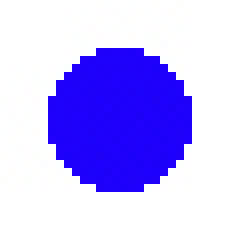
#> input picture isy-02/images/hog_test/circle.jpg, 30 x 30 px (shown 8 times larger); its folder holds only this picture in this run
$ python 02_simple_hog.py   (older library calls are emulated)
#> lines starting #> are read from the running program, lines starting #| are printed output that depends on the picture; after the words box and inside, x2 and y2 are one past the last pixel; in counts of white or black regions, pixels touching at a corner belong together
#> further down, img is the input picture: shape (30, 30, 3); mean B, G, R 253.7, 182.5, 190.9
import numpy as np
import cv2
import math
import matplotlib
import glob
import math

matplotlib.use('TkAgg')
import matplotlib.pyplot as plt


###############################################################
#
# Write your own descriptor / Histogram of Oriented Gradients
#
###############################################################


def plot_histogram(hist, bins,filename):
    width = 0.7 * (bins[1] - bins[0])
    center = (bins[:-1] + bins[1:]) / 2

    plt.bar(center, hist, align='center', width=width)
    plt.show()


def compute_simple_hog(imgcolor, keypoints,filename):
    # convert color to gray image and extract feature in gray
#> called with filename = './images/hog_test/circle.jpg'
    imggray = cv2.cvtColor(imgcolor, cv2.COLOR_BGR2GRAY)
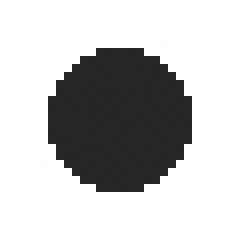
#> imggray: shape (30, 30) (shown 8 times larger); min 37, max 255, mean 193.1

    imggray = np.float32(imggray) / 255.0

    # compute x and y gradients (sobel kernel size 5)
    xSobel = cv2.Sobel(imggray, cv2.CV_64F, 1, 0, ksize=5)
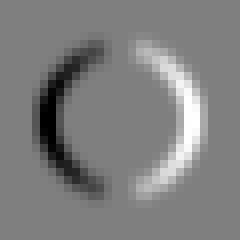
#> xSobel: shape (30, 30) float64 (shown 8 times larger); min -40.86, max 40.91, mean 0; drawn with min black and max white
    ySobel = cv2.Sobel(imggray, cv2.CV_64F, 0, 1, ksize=5)
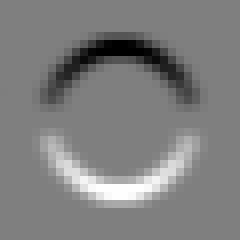
#> ySobel: shape (30, 30) float64 (shown 8 times larger); min -40.85, max 40.91, mean 0; drawn with min black and max white

    # compute magnitude and angle of the gradients
    # magnitudes, angles = cv2.cartToPolar(xSobel, ySobel, angleInDegrees=False)
    magnitudes = cv2.magnitude(xSobel,ySobel)
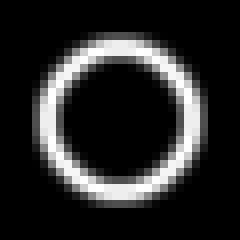
#> magnitudes: shape (30, 30) float64 (shown 8 times larger); min 0, max 43.66, mean 6.9; drawn with min black and max white
    angles = cv2.phase(xSobel,ySobel,angleInDegrees=False)
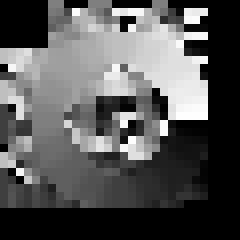
#> angles: shape (30, 30) float64 (shown 8 times larger); min 0, max 6.28, mean 2.12; drawn with min black and max white
    # print(magnitudes, angles)

    # go through all keypoints and and compute feature vector
    descr = np.zeros((len(keypoints), 8), np.float32)
    count = 0
    for kp in keypoints:
        x0, y0 = kp.pt
        x0 = int(x0)
        y0 = int(y0)
        offset = int(kp.size / 2)
        # extract angle in keypoint sub window
        kp_angles = angles[x0 - offset:x0 + offset + 1, y0 - offset:y0 + offset + 1]
        # extract gradient magnitude in keypoint subwindow
        kp_magnitudes = magnitudes[x0 - offset:x0 + offset + 1, y0 - offset:y0 + offset + 1]

        # create histogram of angle in subwindow BUT only where magnitude of gradients is non zero! Why? Find an
        # answer to that question use np.histogram
        usefull_kp_angles = [angle for (angle, magnitude) in zip(kp_angles.flatten(), kp_magnitudes.flatten()) if
                             magnitude != 0]
        (hist, bins) = np.histogram(usefull_kp_angles, bins=8, range=(0.0, 2*math.pi),density=True)

        plot_histogram(hist, bins,filename)

        descr[count] = hist

        count += 1
#> this loop made 1 pass
#> (hist, bins, width in plot_histogram, center in plot_histogram) on pass 1: ([0.263, 0.168, 0.105, 0.168, 0.2, 0.105, 0.105, 0.158], [0, 0.785, 1.57, 2.36, 3.14, 3.93, 4.71, 5.5, 6.28], 0.55, [0.393, 1.18, 1.96, 2.75, 3.53, 4.32, 5.11, 5.89])
#> pass 1, in plot_histogram, `plt.show()`:
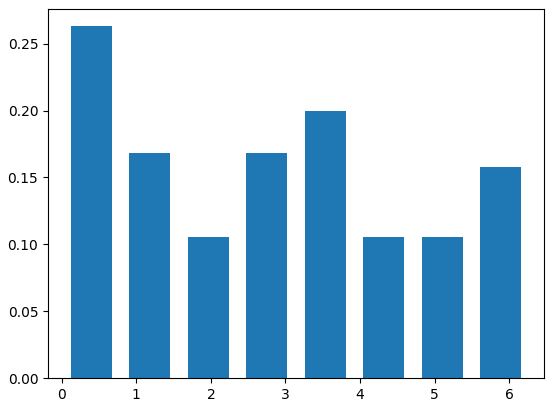
#> figure drawn by matplotlib, 1 panel; tallest bar 0.263 high, from x = 0.118 to 0.668
#> after the loop, count = 1
    return descr

keypoints = [cv2.KeyPoint(15, 15, 11)]

# test for all test images
res = []
filenames = glob.glob('./images/hog_test/*.jpg')
for filename in filenames:
    img = cv2.imread(filename)
    res.append(compute_simple_hog(img, keypoints,filename))
cv2.destroyAllWindows()

$ run again, on isy-02/images/hog_test/diag.jpg
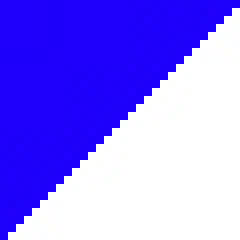
#> input picture isy-02/images/hog_test/diag.jpg, 30 x 30 px (shown 8 times larger)
#> img is the input picture: shape (30, 30, 3); mean B, G, R 252.9, 123.3, 138.9
#> in compute_simple_hog, `angles = cv2.phase(xSobel,ySobel,angleInDegrees=False)`:
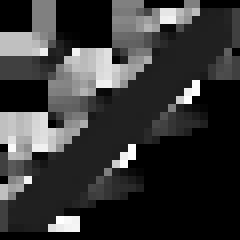
#> angles: shape (30, 30) float64 (shown 8 times larger); min 0, max 6.24, mean 1.34; drawn with min black and max white
#> the loop in compute_simple_hog, `for kp in keypoints:` made 1 pass
#> (bins, width in plot_histogram, center in plot_histogram) on pass 1: ([0, 0.785, 1.57, 2.36, 3.14, 3.93, 4.71, 5.5, 6.28], 0.55, [0.393, 1.18, 1.96, 2.75, 3.53, 4.32, 5.11, 5.89])
#> pass 1, in plot_histogram, `plt.show()`:
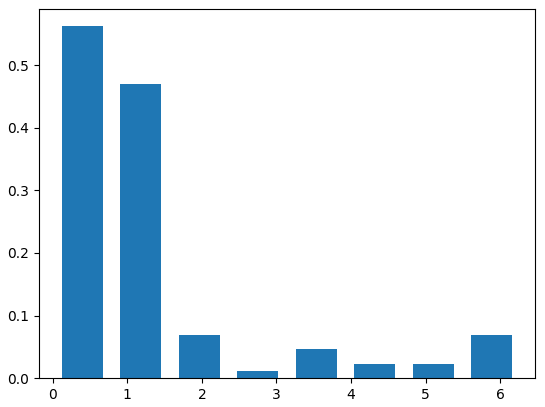
#> figure drawn by matplotlib, 1 panel; tallest bar 0.562 high, from x = 0.118 to 0.668
#> after the loop in compute_simple_hog, `for kp in keypoints:`: count = 1

$ run again, on isy-02/images/hog_test/horiz.jpg
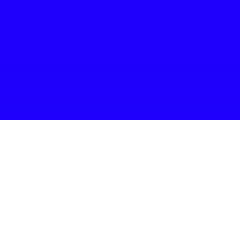
#> input picture isy-02/images/hog_test/horiz.jpg, 30 x 30 px (shown 8 times larger)
#> img is the input picture: shape (30, 30, 3); mean B, G, R 253.3, 127.6, 142.9
#> in compute_simple_hog, `imggray = cv2.cvtColor(imgcolor, cv2.COLOR_BGR2GRAY)`:
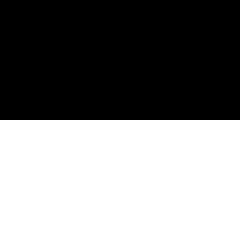
#> imggray: shape (30, 30) (shown 8 times larger); values 38 (black) and 255 (white), 50% white; 1 white region, box (x1, y1, x2, y2) and area: (0, 15, 30, 30) 450
#> xSobel: shape (30, 30) float64; every value is 0
#> angles: shape (30, 30) float64; values 0 (black) and 1.57 (white), 13.3% white; 1 white region, box (x1, y1, x2, y2) and area: (0, 13, 30, 17) 120
#> the loop in compute_simple_hog, `for kp in keypoints:` made 1 pass
#> (hist, bins, width in plot_histogram, center in plot_histogram) on pass 1: ([0, 0, 1.27, 0, 0, 0, 0, 0], [0, 0.785, 1.57, 2.36, 3.14, 3.93, 4.71, 5.5, 6.28], 0.55, [0.393, 1.18, 1.96, 2.75, 3.53, 4.32, 5.11, 5.89])
#> pass 1, in plot_histogram, `plt.show()`:
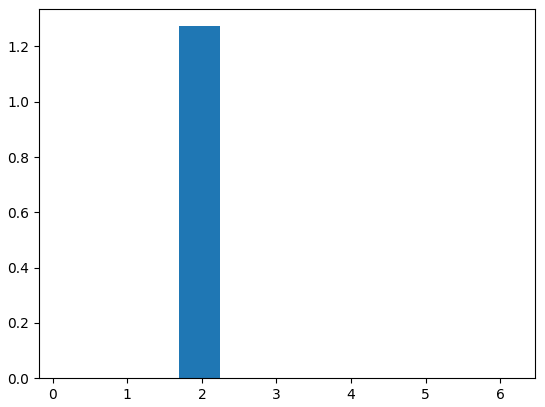
#> figure drawn by matplotlib, 1 panel; tallest bar 1.27 high, from x = 1.69 to 2.24
#> after the loop in compute_simple_hog, `for kp in keypoints:`: count = 1

$ run again, on isy-02/images/hog_test/vert.jpg
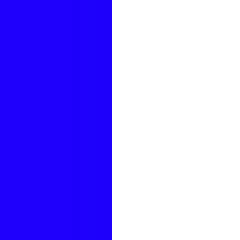
#> input picture isy-02/images/hog_test/vert.jpg, 30 x 30 px (shown 8 times larger)
#> img is the input picture: shape (30, 30, 3); mean B, G, R 253.4, 136, 150.3
#> ySobel: shape (30, 30) float64; every value is 0
#> in compute_simple_hog, `angles = cv2.phase(xSobel,ySobel,angleInDegrees=False)`:
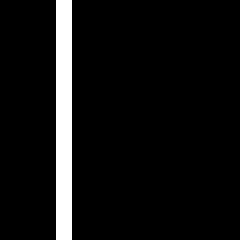
#> angles: shape (30, 30) float64 (shown 8 times larger); values 0 (black) and 3.14 (white), 6.7% white in thin lines or dots, all inside (x1, y1, x2, y2) = (7, 0, 9, 30)
#> the loop in compute_simple_hog, `for kp in keypoints:` made 1 pass
#> (hist, bins, width in plot_histogram, center in plot_histogram) on pass 1: ([1.27, 0, 0, 0, 0, 0, 0, 0], [0, 0.785, 1.57, 2.36, 3.14, 3.93, 4.71, 5.5, 6.28], 0.55, [0.393, 1.18, 1.96, 2.75, 3.53, 4.32, 5.11, 5.89])
#> pass 1, in plot_histogram, `plt.show()`:
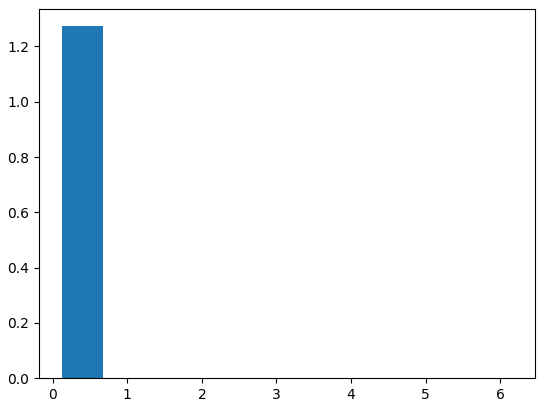
#> figure drawn by matplotlib, 1 panel; tallest bar 1.27 high, from x = 0.118 to 0.668
#> after the loop in compute_simple_hog, `for kp in keypoints:`: count = 1
